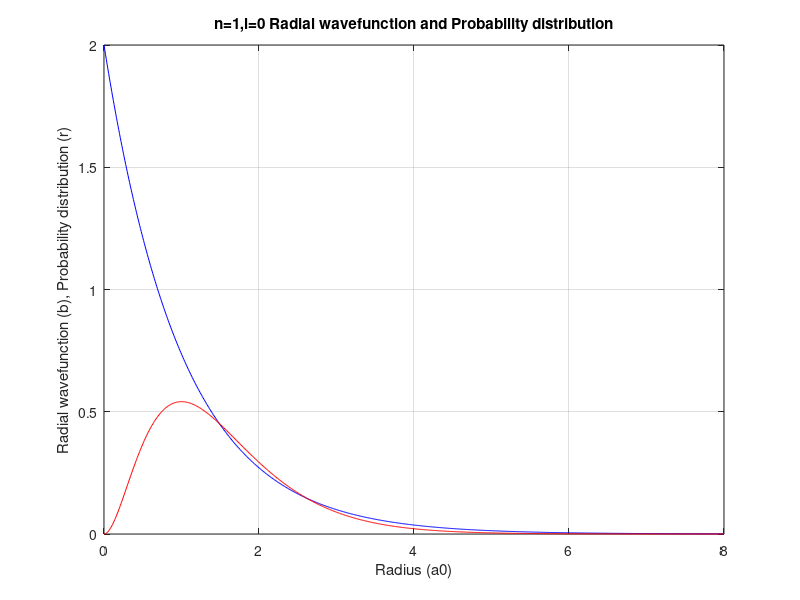
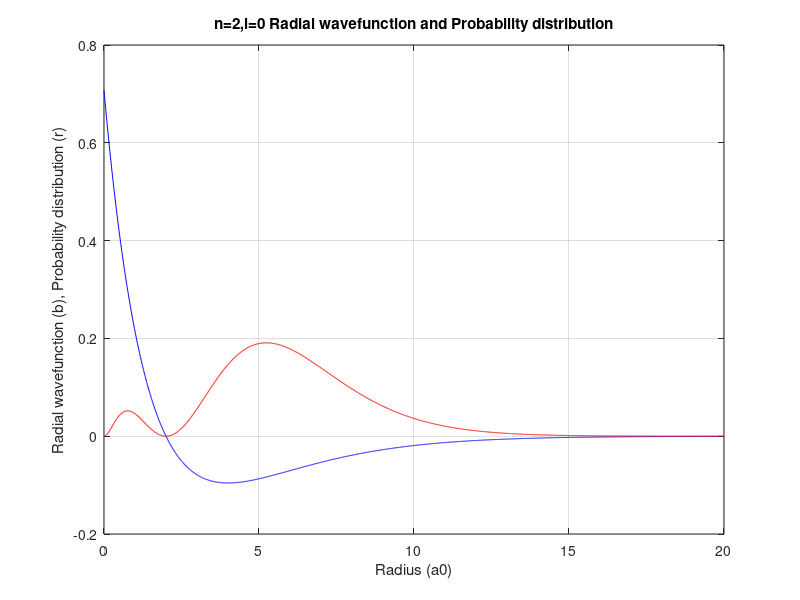
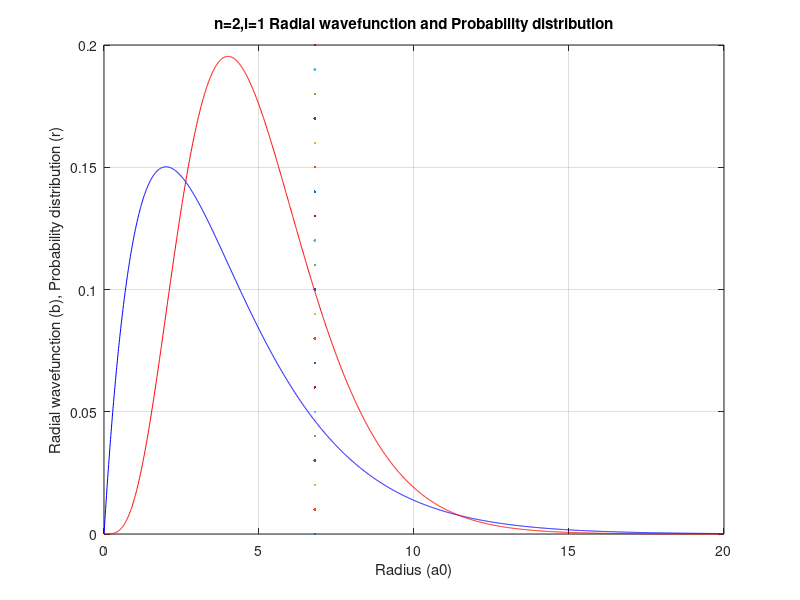
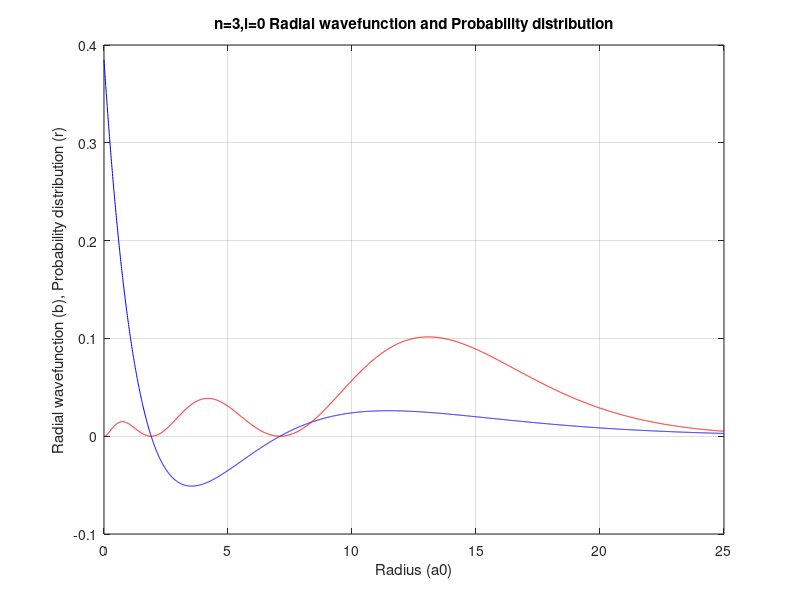

These charts were generated, in order, by the following MATLAB code:
%hydrogen (H) radial wavefunction
%plot in units of a0
%parameters
r1=0:0.01:8; %[a01]
r2=0:0.01:20;
r3=0:0.01:20;
r4=0:0.01:25;
Z=1; %proton number
%a0=5.2917721092e-11;
%n=1, l=0
R10=2*(Z)^(3/2)*exp(-(Z*r1)); %wave fn
P1=r1.^2.*abs(R10).^2; %prob dist
figure(1)
plot(r1,R10,'b',r1,P1,'r')
title('n=1,l=0 Radial wavefunction and Probability distribution')
xlabel('Radius (a0)')
ylabel('Radial wavefunction (b), Probability distribution (r)')
grid on
%n=2, l=0
R20=2*(Z/2)^(3/2)*(1-(Z*r2)/(2)).*exp(-(Z*r2)/2); %wave fn
P2=r2.^2.*abs(R20).^2; %prob dist
figure(2)
plot(r2,R20,'b',r2,P2,'r')
title('n=2,l=0 Radial wavefunction and Probability distribution')
xlabel('Radius (a0)')
ylabel('Radial wavefunction (b), Probability distribution (r)')
grid on
%n=2, l=1
R21=2/sqrt(3)*(Z/(2))^(3/2)*((Z*r3)/(2)).*exp(-(Z*r3)/2); %wave fn
P3=r3.^2.*abs(R21).^2; %prob dist
figure(3)
plot(r3,R21,'b',r3,P3,'r')
title('n=2,l=1 Radial wavefunction and Probability distribution')
xlabel('Radius (a0)')
grid on
ylabel('Radial wavefunction (b), Probability distribution (r)')
hold on
plot(6.8,[0:0.01:0.2])
%n=3, l=0
R30=2*(Z/(3))^(3/2)*(1-(2*Z*r4)/(3)+2/3*((Z*r4)/(3)).^2).*exp(-(Z*r4)/3); %wave fn
P4=r4.^2.*abs(R30).^2; %prob dist
figure(4)
plot(r4,R30,'b',r4,P4,'r')
title('n=3,l=0 Radial wavefunction and Probability distribution')
xlabel('Radius (a0)')
grid on
ylabel('Radial wavefunction (b), Probability distribution (r)')
